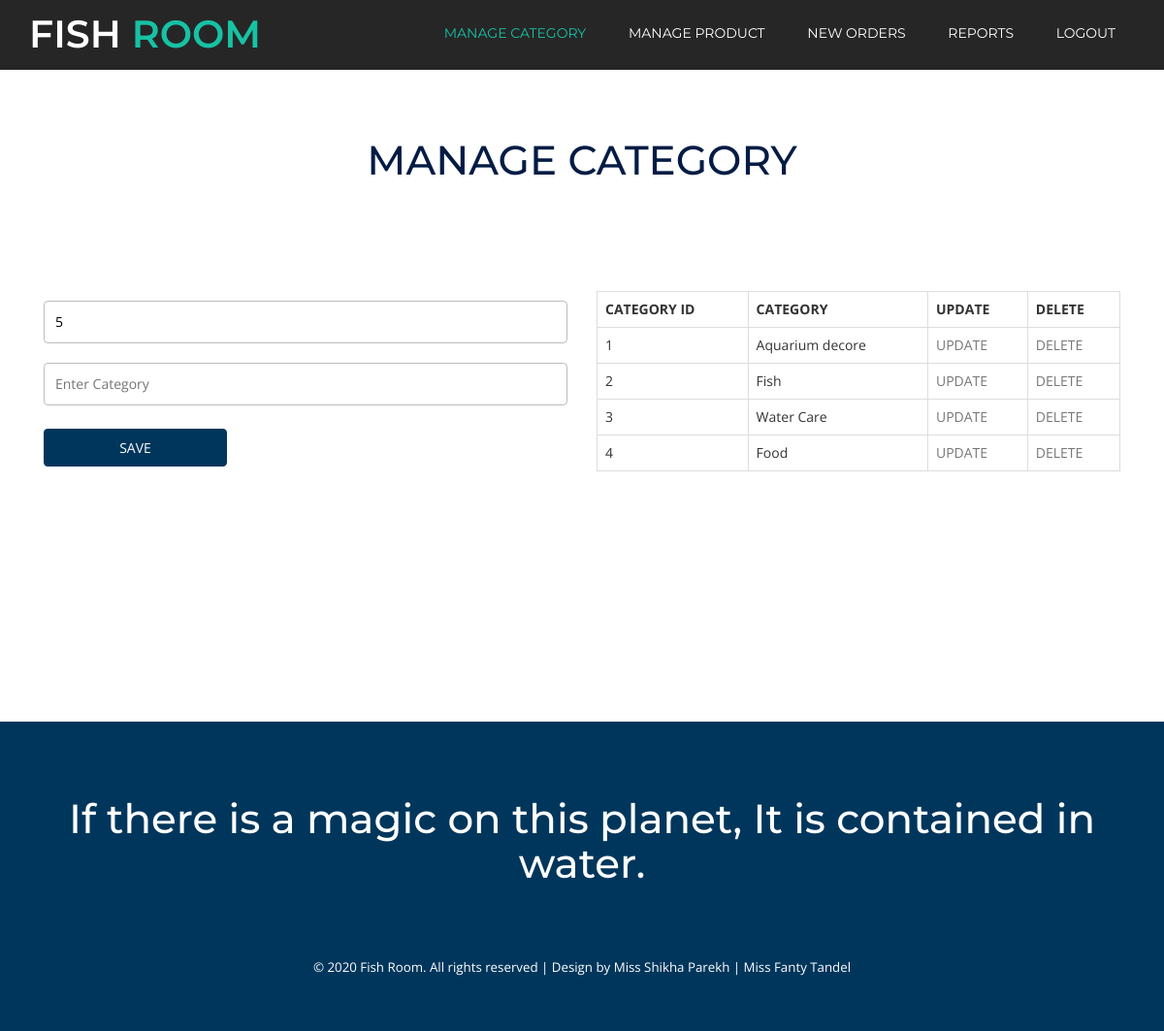
The page /admin_manage_cat.php on the database its author committed.
### tables this page shows
CREATE TABLE IF NOT EXISTS `category_master` (
  `cat_id` int(10) NOT NULL,
  `category` varchar(50) NOT NULL,
  PRIMARY KEY (`cat_id`)
);

### admin_manage_cat.php (the view, shortened to what this page needs)
<?php
include("admin_header.php");
$res1=mysql_query("select max(cat_id) from category_master");
$catid=0;
while($r1=mysql_fetch_array($res1))
{
	$catid=$r1[0];
}
$catid++;
?>
<div class="content">
			<div class="contact-w3l">
				<div class="container">
					<h2 class="tittle">MANAGE CATEGORY</h2>
					<div class="contact-map">
					<div class="contact_top">
						<div class="col-md-6 contact_left">
						  <form  method="post" name="form1">
							 <div class="form_details">
								  <input type="text" class="text" placeholder="Enter Category ID" name="txtcid" value="<?php echo $catid; ?>" readonly="readonly">
								  <input type="text" class="text" placeholder="Enter Category" name="txtcat" value="<?php echo $cat; ?>">
								  <div class="clearfix"> </div>
									 <div class="sub-button">
									<?php
									if(isset($_REQUEST['cuid']))
									{
										?>
										<input type="submit" value="UPDATE" name="btnupdate" onclick="return validate();">
										<?php
									}else{
									?>
										<input type="submit" value="SAVE" name="btnsave" onclick="return validate();">
									<?php
									}
									?>
									 </div>
							  </div>
							  </form>
						</div>
						<div class="col-md-6 company-right">
							<div class="company_ad">
							<?php
							$qur=mysql_query("select * from category_master");
							if(mysql_num_rows($qur)>0)
							{
								echo "<table class='table table-bordered'>
										<tr>
											<th>CATEGORY ID</th>
											<th>CATEGORY</th>
											<th>UPDATE</th>
											<th>DELETE</th>
										</tr>";
									while($q=mysql_fetch_array($qur))
									{
										echo "<tr>";
										echo "<td>$q[0]</td>";
										echo "<td>$q[1]</td>";
										echo "<td><a href='admin_manage_cat.php?cuid=$q[0]'>UPDATE</a></td>";
										echo "<td><a href='admin_manage_cat.php?cdid=$q[0]'>DELETE</a></td>";
										echo "</tr>";
									}
								echo "</table>";
							}
							else{
								echo "<h2>No Category Found</h2>";
							}
							?>
							</div>
						</div>
						<div class="clearfix"> </div>
					</div>
				</div>
			</div>
		</div>
</div>
</div>
<?php
include("footer.php");
?>

### css/style.css (style rules this page uses)
body { font-family: 'Open Sans', sans-serif; }
body a { transition: 0.5s all; -webkit-transition: 0.5s all; -o-transition: 0.5s all; -moz-transition: 0.5s all; -ms-transition: 0.5s all; }
h1,h2,h3,h4,h5,h6 { margin:0; padding:0; font-family: 'Montserrat', sans-serif; }
input[type="submit"],.w3agile_contact_right_agileinfo p a,.w3_copy_right p a { transition:.5s ease-in-out; -webkit-transition:.5s ease-in-out; -moz-transition:.5s ease-in-out; -o-transition:.5s ease-in-out; -ms-transition:.5s ease-in-out; }
h2.tittle { font-size: 3em; color: #031C44; text-align:center; }
.page-w3, .contact-w3l { padding:5em 0; }
.table > thead > tr > th, .table > tbody > tr > th, .table > tfoot > tr > th, .table > thead > tr > td, .table > tbody > tr > td, .table > tfoot > tr > td { padding: 8px; line-height: 1.42857143; vertical-align: top; border-top: none; }
.contact_top { padding:4em 0 0em 0; }
.contact-map { margin-top: 4em; }
.form_details input[type="text"], .form_details textarea,.form_details input[type="password"],.form_details select,.form_details input[type="date"] { padding: 11px; width: 100%; font-size: 1em; margin: 10px 0px; border:1px solid #bbb; color: #000000; background: none; float: left; outline: none; font-weight:400; border-radius: 0.3em; -webkit-border-radius: 0.3em; -o-border-radius: 0.3em; -moz-border-radius: 0.3em; }
.form_details input[type="submit"] { margin-top:1em; color: #fff; font-size: 1em; padding: 0.7em 1em; -webkit-appearance:none; text-transform: uppercase; display: inline-block; -webkit-transition: all 0.3s ease-out; -moz-transition: all 0.3s ease-out; -ms-transition: all 0.3s ease-out; -o-transition: all 0.3s ease-out; transition: all 0.3s ease-out; font-weight:400; border: none; text-transform:uppercase; outline: none; cursor: pointer; width:35%; background:#01365C; border-radius: 0.3em; -webkit-border-radius: 0.3em; -o-border-radius: 0.3em; -moz-border-radius: 0.3em; }
.company_ad a { color: #777; }

### rows shown on the page
category_master: cat_id "1", category "Aquarium decore"
category_master: cat_id "2", category "Fish"
category_master: cat_id "3", category "Water Care"
category_master: cat_id "4", category "Food"
